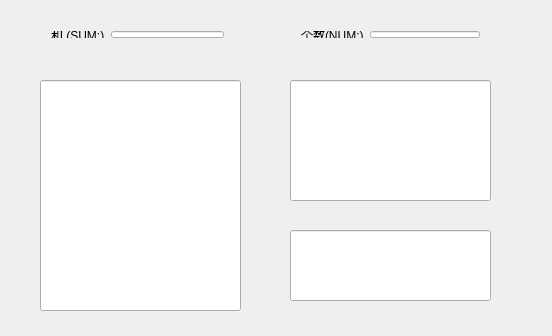
<?xml version="1.0" encoding="UTF-8"?>
<ui version="4.0">
 <class>Widget</class>
 <widget class="QWidget" name="Widget">
  <property name="geometry">
   <rect>
    <x>0</x>
    <y>0</y>
    <width>552</width>
    <height>336</height>
   </rect>
  </property>
  <property name="windowTitle">
   <string>Widget</string>
  </property>
  <widget class="QLineEdit" name="NumListEdit">
   <property name="geometry">
    <rect>
     <x>40</x>
     <y>80</y>
     <width>201</width>
     <height>231</height>
    </rect>
   </property>
  </widget>
  <widget class="QLineEdit" name="numOfLineEdit">
   <property name="geometry">
    <rect>
     <x>290</x>
     <y>80</y>
     <width>201</width>
     <height>121</height>
    </rect>
   </property>
  </widget>
  <widget class="QWidget" name="layoutWidget">
   <property name="geometry">
    <rect>
     <x>40</x>
     <y>20</y>
     <width>195</width>
     <height>29</height>
    </rect>
   </property>
   <layout class="QHBoxLayout" name="horizontalLayout">
    <item>
     <widget class="QLabel" name="sum">
      <property name="text">
       <string>和 (SUM:)</string>
      </property>
     </widget>
    </item>
    <item>
     <widget class="QLineEdit" name="SumEdit"/>
    </item>
   </layout>
  </widget>
  <widget class="QWidget" name="layoutWidget">
   <property name="geometry">
    <rect>
     <x>290</x>
     <y>20</y>
     <width>201</width>
     <height>29</height>
    </rect>
   </property>
   <layout class="QHBoxLayout" name="horizontalLayout_2">
    <item>
     <widget class="QLabel" name="num">
      <property name="text">
       <string>个数(NUM:)</string>
      </property>
     </widget>
    </item>
    <item>
     <widget class="QLineEdit" name="NumEdit">
      <property name="whatsThis">
       <string extracomment="输入几个数的和"/>
      </property>
      <property name="inputMethodHints">
       <set>Qt::ImhDigitsOnly</set>
      </property>
     </widget>
    </item>
   </layout>
  </widget>
  <widget class="QLineEdit" name="equalNumlineEdit">
   <property name="geometry">
    <rect>
     <x>290</x>
     <y>230</y>
     <width>201</width>
     <height>71</height>
    </rect>
   </property>
  </widget>
 </widget>
 <layoutdefault spacing="6" margin="11"/>
 <resources/>
 <connections/>
</ui>
